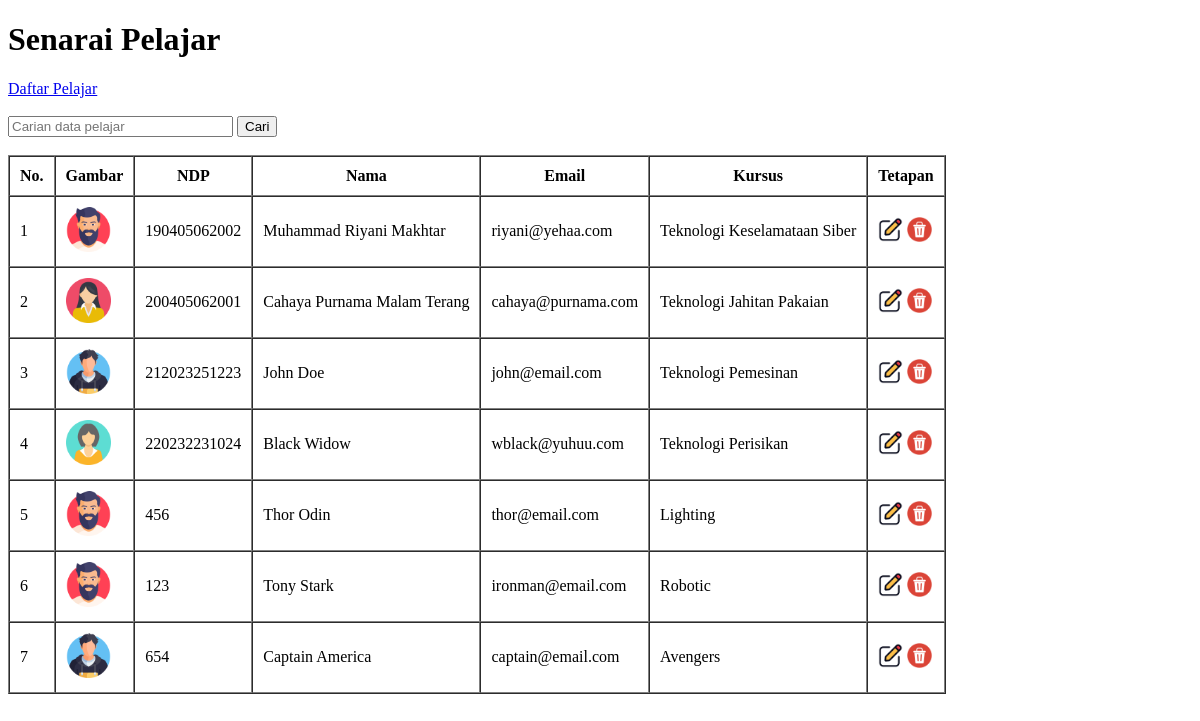
Page /daftarpelajar/index.php on the earlier database version.
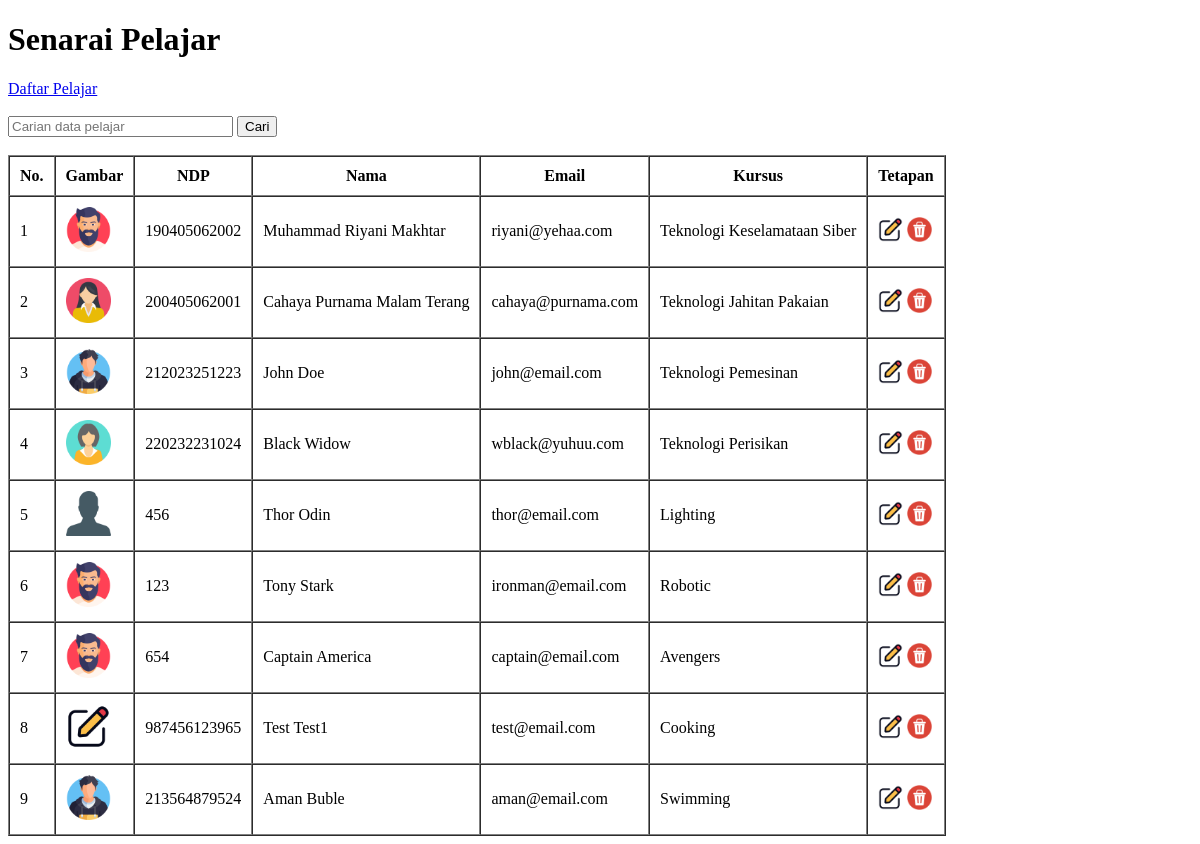
Same page on the later database version.
### tables this page shows
CREATE TABLE `pelajar` (
  `id` int(11) NOT NULL,
  `fname` char(100) NOT NULL,
  `lname` char(100) NOT NULL,
  `nokp` char(12) NOT NULL,
  `ndp` char(12) NOT NULL,
  `email` char(100) NOT NULL,
  `kursus` char(50) NOT NULL,
  `gambar` char(17) NOT NULL
);

### daftarpelajar/1_functions.php (called while the page is built, shortened)
<?php
function ambildata($condb, $query)
{
    $result = mysqli_query($condb, $query);
    $rows = [];
    while ($row = mysqli_fetch_assoc($result)) {
        $rows[] = $row;
    }
    return $rows;
}

### daftarpelajar/index.php (the view, shortened to what this page needs)
<?php
require_once '1_functions.php';
$pelajar = ambildata($condb, 'SELECT * FROM pelajar');
?>
<!DOCTYPE html>
<html lang="en">
<head>
</head>
<body>
    <h1>Senarai Pelajar</h1>
    <a href="2_daftar.php">Daftar Pelajar</a>
    <br><br>
    <form action="" method="POST">
        <input type="text" name="keyword" size="25" autofocus placeholder="Carian data pelajar" autocomplete="off">
        <button type="submit" name="cari">Cari</button>
    </form>
    <br>
    <table border="1" cellpadding="10" cellspacing="0">
        <tr>
            <th>No.</th>
            <th>Gambar</th>
            <th>NDP</th>
            <th>Nama</th>
            <th>Email</th>
            <th>Kursus</th>
            <th>Tetapan</th>
        </tr>
        <?php $i = 1; ?>
        <?php foreach ($pelajar as $row) : ?>
            <tr>
                <td>
                    <?= $i; ?>
                </td>
                <td><img src="../img/<?= $row['gambar']; ?>" width="45px"></td>
                <td>
                    <?= $row['ndp'] ?>
                </td>
                <td>
                    <?= $row['fname'] . ' ' . $row['lname'] ?>
                </td>
                <td>
                    <?= $row['email'] ?>
                </td>
                <td>
                    <?= $row['kursus'] ?>
                </td>
                <td>
                    <a href="4_edit.php?id=<?= $row['id'] ?>"><img width="25px" src="../img/edit.png"></a>
                    <a href="3_delete.php?id=<?= $row['id'] ?>" onclick="return confirm('Adakah anda yakin untuk memadam data <?= $row['fname'] . ' ' . $row['lname'] ?>?');"><img width="25px" src="../img/delete.png"></a>
                </td>
            </tr>
            <?php $i++; ?>
        <?php endforeach; ?>
    </table>
</body>
</html>

Differences in the rows shown:
changed pelajar "Thor": gambar: a different picture
changed pelajar "Captain": gambar: a different picture
added pelajar: gambar (picture), ndp "987456123965", fname "Test", lname "Test1", email "test@email.com", kursus "Cooking"
added pelajar: gambar (picture), ndp "213564879524", fname "Aman", lname "Buble", email "aman@email.com", kursus "Swimming"
